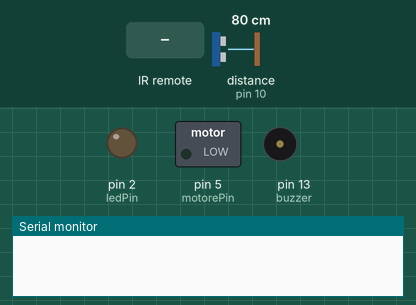
Simulated run of this sketch. Board: Arduino Uno, built with avr-gcc and run on an emulated ATmega328P. Parts: switched loads named in the sketch (green lamp = pin HIGH), output pins drawn as LEDs (lit = HIGH), buzzer (waves = sounding, pin HIGH), the last lines printed to the serial monitor. The inputs (shaded band) are chosen by the test bench; at power-on: distance to the obstacle (sensor on pin 10) 80 cm. The echo pulse lasts 58.3 µs per cm; pins used as bus, display or sensor lines are not drawn.

Above: at 1.2 s.
1.3 s: infrared code 0xFD00FF received
At 1.8 s:
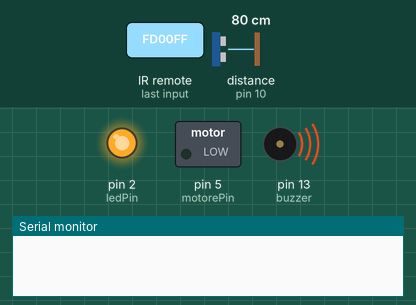
2.8 s: distance to the obstacle (sensor on pin 10) set to 96 cm
4.3 s: distance to the obstacle (sensor on pin 10) set to 107 cm
At 5.2 s:
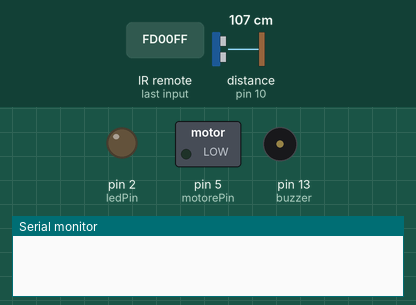
5.8 s: infrared code 0xFD50AF received
At 7.0 s:
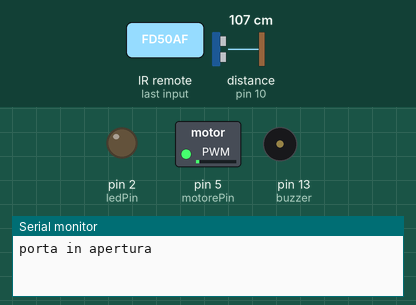
7.3 s: infrared code 0xFD10EF received
At 8.2 s:
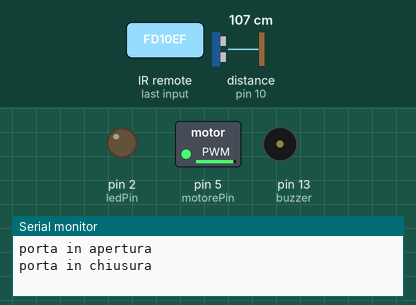
8.8 s: distance to the obstacle (sensor on pin 10) set to 2 cm
At 13.0 s:
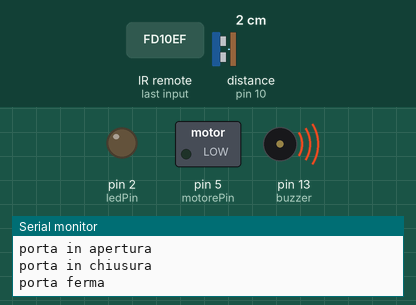
Timing chart, 0 to 13.8 s (numbered marks = the images above; inputs shaded):
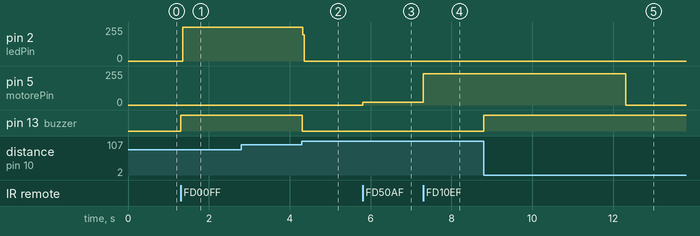

Measured:
- the behaviour switches between 101 and 102 cm on distance to the obstacle (sensor on pin 10) (found by bisection; images 1 and 2)
- after the input at 1.3 s, pin 2 (ledPin): 0/255 → 255/255 after 0.06 s; pin 13 (buzzer): LOW → HIGH at once
- after the input at 2.8 s, every drawn part: stays the same
- after the input at 4.3 s, pin 2 (ledPin): 255/255 → 0/255 at once; pin 13 (buzzer): HIGH → LOW at once
- after the input at 5.8 s, pin 5 (motorePin): 0/255 → 20/255 at once
- after the input at 7.3 s, pin 5 (motorePin): 20/255 → 236/255 at once
- after the input at 8.8 s, pin 5 (motorePin): 236/255 → 0/255 after 3.5 s; pin 13 (buzzer): LOW → HIGH at once

The sketch:

ProgettoVacanzina.ino
```cpp
#include <IRremote.h>


// defines pins numbers
const int trigPin = 11;
const int echoPin = 10;
const int buzzer = 13;
const int ledPin = 2;
const int ledPin2 = 3;
const int ledPin3 = 4;
const int motorePin = 5;
const int ir = 12;

IRrecv irc(ir);
decode_results results;
// defines variables
long duration=0;
int distance=0;
int distanzaRossa=20;
int distanzaGialla=50;
int distanzaVerde=100;
bool stato=false;
bool porta=false;
int timer=0;
bool motore;
void setup() {
pinMode(trigPin, OUTPUT); // Sets the trigPin as an Output
pinMode(echoPin, INPUT); // Sets the echoPin as an Input
pinMode(buzzer, OUTPUT);
pinMode(ledPin, OUTPUT);
Serial.begin(9600); // Starts the serial communication
  irc.enableIRIn();
}


void loop() {
 if(irc.decode(&results)){
    irc.resume();
   // Serial.println(results.value, HEX);
  }
  if(results.value == 0xFD50AF && porta==false) {
    analogWrite(motorePin, 20);
   timer=millis();
      porta=true;
    motore=true;
    Serial.println("porta in apertura");


  }

   if(timer==millis()-5000&& motore==true) {
    analogWrite(motorePin,0);
     motore=false;
     Serial.println("porta ferma");
  }

   if(results.value == 0xFD10EF&& porta==true) {
   analogWrite(motorePin, -20);
     motore=true;
     timer=millis();
      porta=false;
     Serial.println("porta in chiusura");
  }
   if(results.value == 0xFD00FF) {
   stato= !stato;

  }

  if(stato==true){
// Clears the trigPin
digitalWrite(trigPin, LOW);
delayMicroseconds(2);

// Sets the trigPin on HIGH state for 10 micro seconds
digitalWrite(trigPin, HIGH);
delayMicroseconds(10);
digitalWrite(trigPin, LOW);

// Reads the echoPin, returns the sound wave travel time in microseconds
duration = pulseIn(echoPin, HIGH);
distance = duration*0.034*0.5;


  if (distance > distanzaVerde){
  digitalWrite(buzzer, LOW);

  digitalWrite(ledPin3, LOW);
     digitalWrite(ledPin2, LOW);
     digitalWrite(ledPin, LOW);
}

if (distance > distanzaRossa && distance > distanzaGialla && distance <= distanzaVerde){
  digitalWrite(buzzer, HIGH);
   digitalWrite(ledPin2, LOW);
     digitalWrite(ledPin, LOW);
  digitalWrite(ledPin, HIGH);
}
  if (distance > distanzaRossa && distance <= distanzaGialla){
  digitalWrite(buzzer, HIGH);
 digitalWrite(ledPin3, LOW);
  digitalWrite(ledPin2, HIGH);
     digitalWrite(ledPin, HIGH);
}
if (distance <= distanzaRossa){
  digitalWrite(buzzer, HIGH);

  digitalWrite(ledPin3, HIGH);


}
}
  if(stato==false){
    digitalWrite(buzzer, LOW);
        digitalWrite(ledPin, LOW);
        digitalWrite(ledPin2, LOW);
        digitalWrite(ledPin3, LOW);
  }
  results.value=0;


}
```
